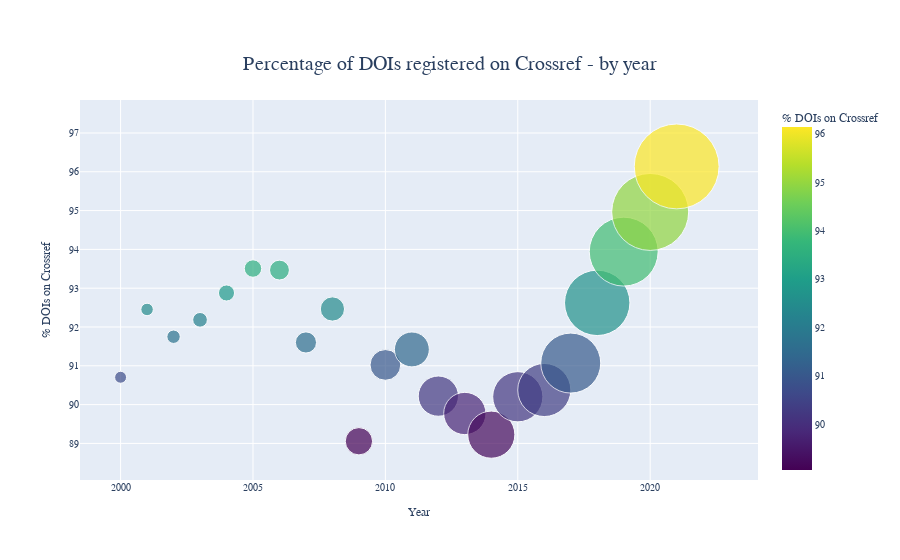

The notebook cell this image was saved under:
### Code cell
frame = frame.apply(lambda x: pd.to_numeric(x, errors='coerce'))
frame = frame[(frame.year >= 2000)&(frame.year < 2022)]
frame = frame.groupby('year').sum()
frame['perc_cr'] = (frame['on-crossref']/frame['doi-num'])*100
# fig = px.bar(frame,x=frame.index,y='perc_cr')
fig = px.scatter(frame,x=frame.index, y='perc_cr', size='doi-num',size_max=60, color="perc_cr", color_continuous_scale=px.colors.sequential.Viridis,
 labels={ "year": "Year", "perc_cr": "% DOIs on Crossref", "doi-num": "Number of DOIs" },
 title="Percentage of DOIs registered on Crossref - by year")
fig.update_layout(
    font_family="sans-serif",
    title_font_size=20,
    font_size=10,
    title = {'xanchor': 'center', 'y':0.9,'x':0.5},
)
fig.show()

### Figure 1 — Plotly figure (JSON) as saved in the notebook; plotly's stock layout.template omitted (floating-point values rounded to 4 significant figures)
{"data": [{"hovertemplate": "Year=%{x}<br>% DOIs on Crossref=%{marker.color}<br>Number of DOIs=%{marker.size}<extra></extra>", "legendgroup": "", "marker": {"color": [90.7, 92.45, 91.75, 92.19, 92.88, 93.51, 93.47, 91.6, 92.46, 89.06, 91.02, 91.42, 90.22, 89.77, 89.23, 90.2, 90.38, 91.07, 92.62, 93.94, 94.96, 96.14], "coloraxis": "coloraxis", "size": [17084, 18508, 21428, 25733, 30828, 36406, 47159, 53390, 70105, 89100, 112575, 145414, 193210, 213295, 264631, 300707, 336365, 429649, 510276, 566811, 707030, 859162], "sizemode": "area", "sizeref": 238.7, "symbol": "circle"}, "mode": "markers", "name": "", "orientation": "v", "showlegend": false, "type": "scatter", "x": [2000, 2001, 2002, 2003, 2004, 2005, 2006, 2007, 2008, 2009, 2010, 2011, 2012, 2013, 2014, 2015, 2016, 2017, 2018, 2019, 2020, 2021], "xaxis": "x", "y": [90.7, 92.45, 91.75, 92.19, 92.88, 93.51, 93.47, 91.6, 92.46, 89.06, 91.02, 91.42, 90.22, 89.77, 89.23, 90.2, 90.38, 91.07, 92.62, 93.94, 94.96, 96.14], "yaxis": "y"}], "layout": {"coloraxis": {"colorbar": {"title": {"text": "% DOIs on Crossref"}}, "colorscale": [[0, "#440154"], [0.1111, "#482878"], [0.2222, "#3e4989"], [0.3333, "#31688e"], [0.4444, "#26828e"], [0.5556, "#1f9e89"], [0.6667, "#35b779"], [0.7778, "#6ece58"], [0.8889, "#b5de2b"], [1, "#fde725"]]}, "font": {"family": "sans-serif", "size": 10}, "legend": {"itemsizing": "constant", "tracegroupgap": 0}, "title": {"font": {"size": 20}, "text": "Percentage of DOIs registered on Crossref - by year", "x": 0.5, "xanchor": "center", "y": 0.9}, "xaxis": {"anchor": "y", "domain": [0, 1], "title": {"text": "Year"}}, "yaxis": {"anchor": "x", "domain": [0, 1], "title": {"text": "% DOIs on Crossref"}}}}
